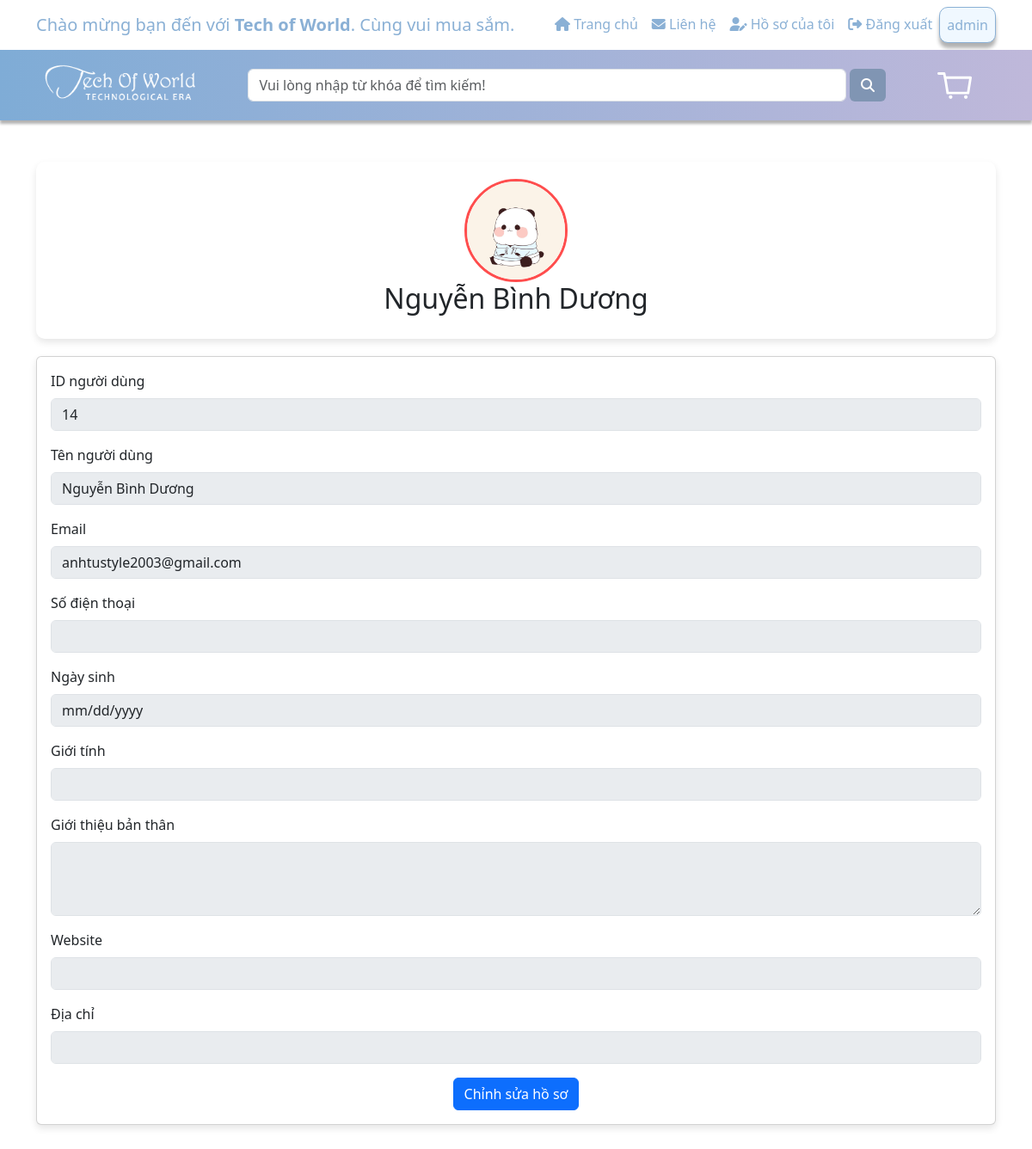
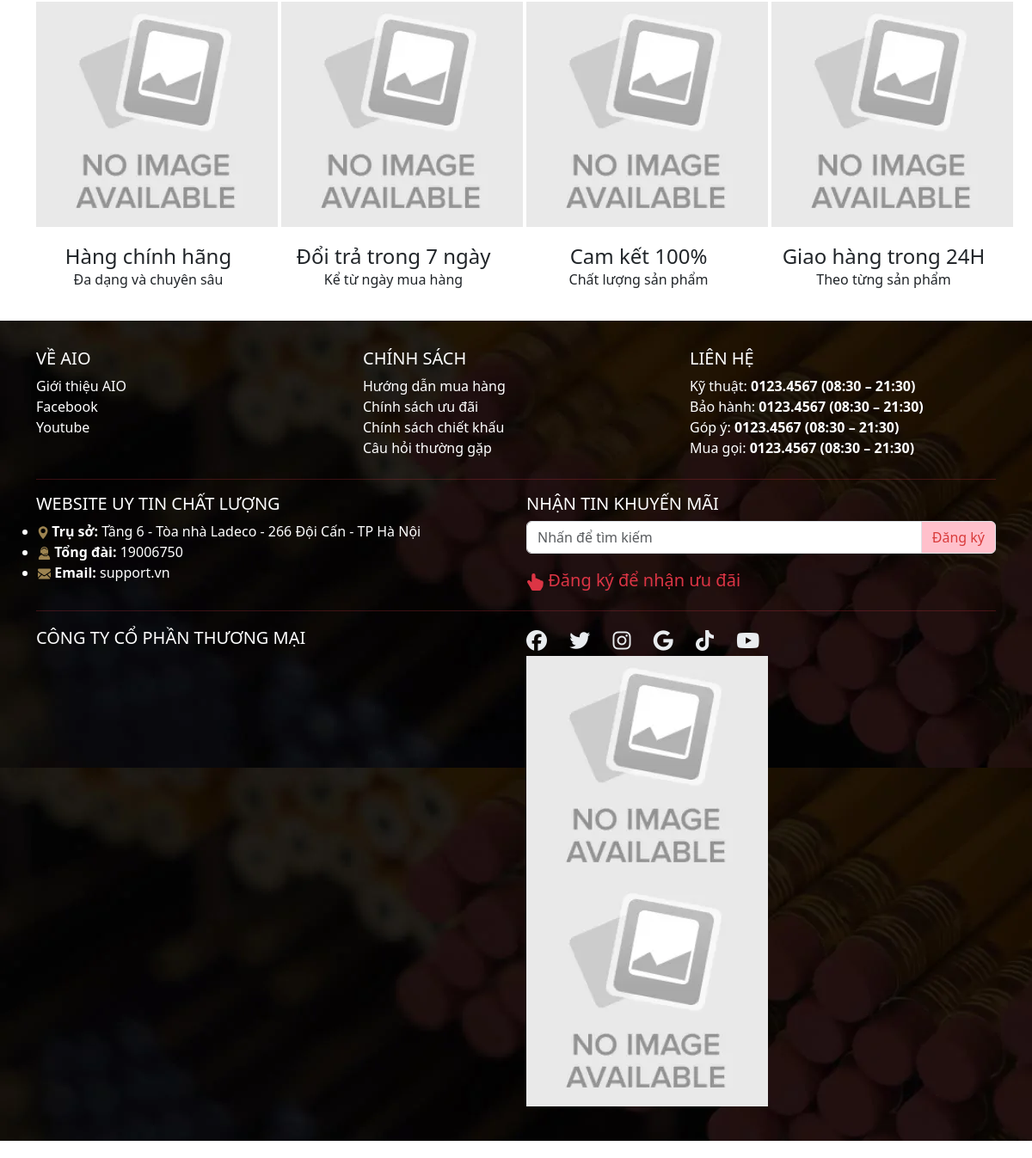
The app's page /Website/profile_user.php (signed in) with its own data (2 pictures, top to bottom).
### tables this page shows
CREATE TABLE `user` (
  `user_id` int(11) NOT NULL,
  `username` varchar(25) NOT NULL,
  `name` varchar(150) NOT NULL,
  `password` varchar(255) NOT NULL,
  `email` varchar(255) DEFAULT NULL,
  `role` tinyint(1) NOT NULL DEFAULT 0,
  `avatar` varchar(255) DEFAULT NULL,
  `created_at` timestamp NOT NULL DEFAULT current_timestamp(),
  `updated_at` timestamp NOT NULL DEFAULT current_timestamp() ON UPDATE current_timestamp(),
  `status` tinyint(1) NOT NULL DEFAULT 1,
  `last_login` timestamp NULL DEFAULT NULL
);

### Website/profile_user.php (the view, shortened to what this page needs)
<!DOCTYPE html>
<html lang="en">
<head>
    <link href="https://cdn.jsdelivr.net/npm/bootstrap@5.3.1/dist/css/bootstrap.min.css" rel="stylesheet">
    <link rel="stylesheet" href="https://cdnjs.cloudflare.com/ajax/libs/font-awesome/6.4.2/css/all.min.css">
</head>
<body>
    <?php
    include('../Sources/FE/top_header.php');
    include('../Sources/FE/header.php');
    include('../connect_SQL/connect.php');
    $username = $_SESSION['username'] ?? null;
    $sqlUser = "SELECT * FROM `user` WHERE username = ?";
    $stmtUser = $connect->prepare($sqlUser);
    $stmtUser->bind_param("s", $username);
    $stmtUser->execute();
    $resultUser = $stmtUser->get_result();
    if ($resultUser->num_rows > 0) {
        $userData = $resultUser->fetch_assoc();
        $user_id = $userData['user_id'];
        $sqlProfile = "SELECT * FROM `profile_user` WHERE user_id = ?";
        $stmtProfile = $connect->prepare($sqlProfile);
        $stmtProfile->bind_param("i", $user_id);
        $stmtProfile->execute();
        $resultProfile = $stmtProfile->get_result();
        if ($resultProfile->num_rows > 0) {
            $profileData = $resultProfile->fetch_assoc();
        } else {
            $profileData = [];
        }
    } else {
        echo "<p class='text-danger text-center'>Không tìm thấy thông tin người dùng.</p>";
        exit();
    }
    ?>
    <div class="container mt-5">
        <div class="profile-header">
            <?php
            $avatarPath = htmlspecialchars($userData['avatar']);
            if (file_exists($avatarPath) && !empty($avatarPath)) {
                echo '<img src="' . $avatarPath . '" alt="Avatar">';
            } else {
                echo '<img src="../Assets/img/index/avatar-dep-119.jpg" alt="Avatar">';
            }
            ?>
            <h2><?php echo htmlspecialchars($userData['name']); ?></h2>
        </div>
        <div class="card profile-info">
            <div class="card-body">
                <div class="mb-3">
                    <label for="user_id" class="form-label">ID người dùng</label>
                    <input type="text" class="form-control" id="user_id"
                        value="<?php echo htmlspecialchars($userData['user_id'] ?? ''); ?>" readonly>
                </div>
                <div class="mb-3">
                    <label for="name" class="form-label">Tên người dùng</label>
                    <input type="text" class="form-control" id="name"
                        value="<?php echo htmlspecialchars($userData['name'] ?? ''); ?>" readonly>
                </div>
                <div class="mb-3">
                    <label for="email" class="form-label">Email</label>
                    <input type="email" class="form-control" id="email"
                        value="<?php echo htmlspecialchars($userData['email'] ?? ''); ?>" readonly>
                </div>
                <div class="mb-3">
                    <label for="phone" class="form-label">Số điện thoại</label>
                    <input type="text" class="form-control" id="phone"
                        value="<?php echo htmlspecialchars($profileData['phone'] ?? ''); ?>" readonly>
                </div>
                <div class="mb-3">
                    <label for="dob" class="form-label">Ngày sinh</label>
                    <input type="date" class="form-control" id="dob"
                        value="<?php echo htmlspecialchars($profileData['date_of_birth'] ?? ''); ?>" readonly>
                </div>
                <div class="mb-3">
                    <label for="gender" class="form-label">Giới tính</label>
                    <input type="text" class="form-control" id="gender"
                        value="<?php echo htmlspecialchars($profileData['gender'] ?? ''); ?>" readonly>
                </div>
                <div class="mb-3">
                    <label for="bio" class="form-label">Giới thiệu bản thân</label>
                    <textarea class="form-control" id="bio" rows="3"
                        readonly><?php echo htmlspecialchars($profileData['bio'] ?? ''); ?></textarea>
                </div>
                <div class="mb-3">
                    <label for="website" class="form-label">Website</label>
                    <input type="url" class="form-control" id="website"
                        value="<?php echo htmlspecialchars($profileData['website'] ?? ''); ?>" readonly>
                </div>
                <div class="mb-3">
                    <label for="address" class="form-label">Địa chỉ</label>
                    <input type="text" class="form-control" id="address"
                        value="<?php echo htmlspecialchars($profileData['address'] ?? ''); ?>" readonly>
                </div>
                <div class="text-center">
                    <a href="./edit_profile.php" class="btn btn-primary">Chỉnh sửa hồ sơ</a>
                </div>
            </div>
        </div>
    </div>
</body>
<?php
include('../Sources/FE/footer_save.php');
include('../Sources/FE/footer.php');
?>
</html>

### Sources/FE/top_header.php (shortened to what this page needs)
<?php
include("../connect_SQL/connect.php");
$user = null;
if (isset($_SESSION['username'])) {
    $loggedInUsername = $_SESSION['username'];
    $sql = "SELECT * FROM user WHERE username = ?";
    $stmt = $connect->prepare($sql);
    $stmt->bind_param("s", $loggedInUsername);
    $stmt->execute();
    $result = $stmt->get_result();
    if ($result && $result->num_rows > 0) {
        $user = $result->fetch_assoc();
    }
}
?>
<!DOCTYPE html>
<html lang="en">
<head>
    <link href="https://cdn.jsdelivr.net/npm/bootstrap@5.3.1/dist/css/bootstrap.min.css" rel="stylesheet">
    <link rel="stylesheet" href="https://cdnjs.cloudflare.com/ajax/libs/font-awesome/6.4.2/css/all.min.css">
</head>
<body>
    <nav class="navbar navbar-expand-lg" id="navbar">
        <div class="container">
            <div class="collapse navbar-collapse">
                <div class="top-slogan me-auto">Chào mừng bạn đến với <strong>Tech of World</strong>. Cùng vui mua sắm.</div>
                <ul class="navbar-nav ms-auto" id="ic-user" style="display: none;">
                    <li class="nav-item">
                        <a class="nav-link home" href="../Website/website.php"><i class="fas fa-home"></i> Trang chủ</a>
                    </li>
                    <li class="nav-item">
                        <a class="nav-link contact" href="../Website/contact.php"><i class="fas fa-envelope"></i> Liên hệ</a>
                    </li>
                    <li class="nav-item">
                        <a class="nav-link" href="../website/profile_user.php"><i class="fas fa-user-edit"></i> Hồ sơ của tôi</a>
                    </li>
                    <li class="nav-item">
                        <a class="nav-link" href="../sources/BE/logout_process.php"><i class="fas fa-sign-out-alt"></i> Đăng xuất</a>
                    </li>
                    <li class="nav-item">
                        <a class="nav-link user" id="navbar">
                            <span id="username-display"><?= isset($user['username']) ? htmlspecialchars($user['username']) : 'Khách' ?></span>
                        </a>
                    </li>
                </ul>
            </div>
        </div>
    </nav>
</body>
</html>

### Website/profile_user.php (style rules this page uses)
body { font-family: Arial, sans-serif; background-color: #f0f2f5; }
.profile-header { background-color: #ffffff; padding: 20px; border-radius: 10px; box-shadow: 0 4px 8px rgba(0, 0, 0, 0.1); text-align: center; margin-bottom: 20px; }
.profile-header img { border-radius: 50%; width: 120px; height: 120px; border: 3px solid #ff4d4d; }
.profile-info { margin-top: 20px; background-color: #ffffff; border-radius: 10px; box-shadow: 0 4px 8px rgba(0, 0, 0, 0.1); }
.form-control[readonly] { background-color: #e9ecef; }
.btn-primary { background-color: #ff4d4d; border: none; transition: background-color 0.3s; }

### Sources/FE/top_header.php (style rules this page uses)
#navbar { color: #8ab0d5; box-shadow: 0px 6px 4px rgba(0, 0, 0, 0.3); }
.top-slogan { font-size: 20px; }
a.nav-link { color: #8ab0d5; }
a.nav-link.user { border: 1px solid; background: aliceblue; border-radius: 10px; }

### Sources/FE/footer.php (style rules this page uses)
a { text-decoration: none; }

### records on screen
user: username "admin", name "Nguyễn Bình Dương", user_id "14", email "anhtustyle2003@gmail.com"
